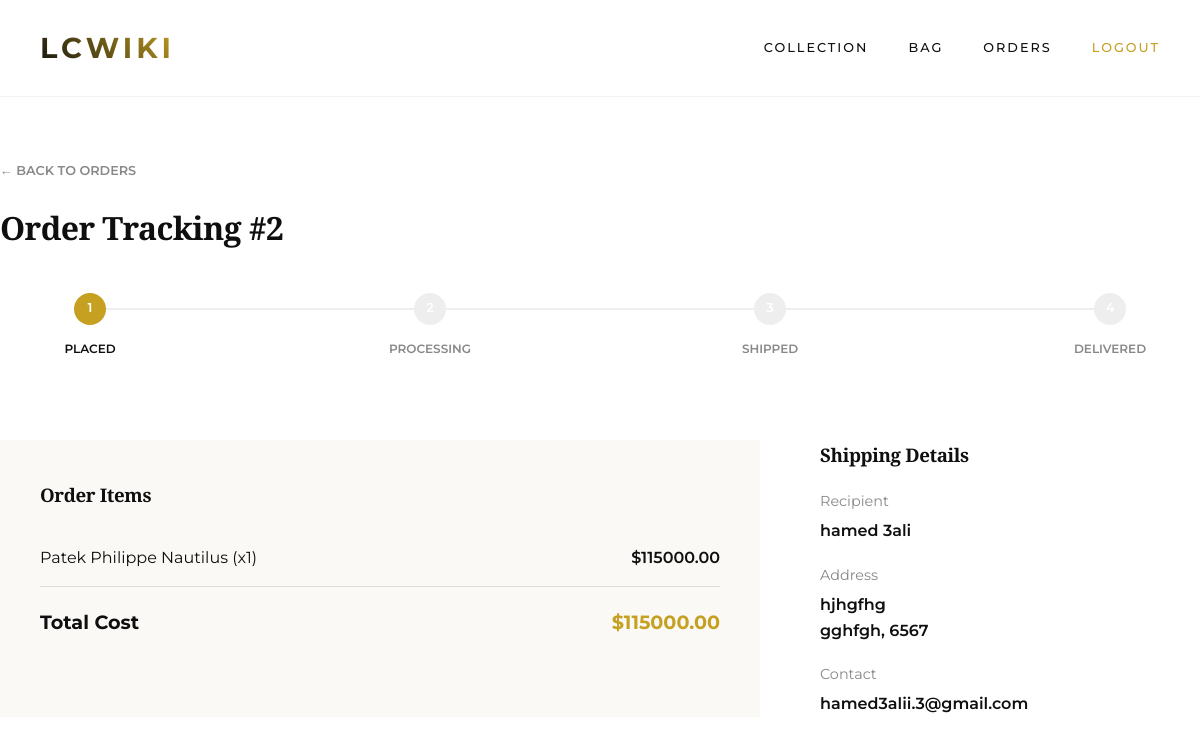
The page /orders/2/ (signed in) on the database its author committed.
### shop/models.py (models this page shows, shortened)
class Order(models.Model):
    STATUS_CHOICES = (
        ('pending', 'Order Placed'),
        ('processing', 'Processing'),
        ('shipped', 'Shipped'),
        ('delivered', 'Delivered'),
    )
    user = models.ForeignKey(settings.AUTH_USER_MODEL, on_delete=models.CASCADE)
    first_name = models.CharField(max_length=50)
    last_name = models.CharField(max_length=50)
    email = models.EmailField()
    address = models.CharField(max_length=250)
    postal_code = models.CharField(max_length=20)
    city = models.CharField(max_length=100)
    created = models.DateTimeField(auto_now_add=True)
    updated = models.DateTimeField(auto_now=True)
    paid = models.BooleanField(default=False)
    status = models.CharField(max_length=20, choices=STATUS_CHOICES, default='pending')
    def get_total_cost(self):
        return sum(item.get_cost() for item in self.items.all())

class OrderItem(models.Model):
    order = models.ForeignKey(Order, related_name='items', on_delete=models.CASCADE)
    product = models.ForeignKey(Product, related_name='order_items', on_delete=models.CASCADE)
    price = models.DecimalField(max_digits=10, decimal_places=2)
    quantity = models.PositiveIntegerField(default=1)
    def get_cost(self):
        return self.price * self.quantity

class Product(models.Model):
    category = models.ForeignKey(Category, related_name='products', on_delete=models.CASCADE)
    name = models.CharField(max_length=200)
    slug = models.SlugField(unique=True)
    description = models.TextField()
    price = models.DecimalField(max_digits=10, decimal_places=2)
    image = models.ImageField(upload_to='products/%Y/%m/%d', blank=True, null=True)
    image_url = models.URLField(max_length=1000, blank=True, null=True)
    available = models.BooleanField(default=True)
    created = models.DateTimeField(auto_now_add=True)
    updated = models.DateTimeField(auto_now=True)

### shop/views.py (the view)
# urls.py: path('orders/<int:order_id>/', views.order_detail, name='order_detail'),
@login_required
def order_detail(request, order_id):
    order = get_object_or_404(Order, id=order_id, user=request.user)
    status_map = {
        'pending': 1,
        'processing': 2,
        'shipped': 3,
        'delivered': 4
    }
    current_step = status_map.get(order.status, 1)
    return render(request, 'shop/order_detail.html', {
        'order': order,
        'current_step': current_step
    })

### templates/shop/order_detail.html (shortened to what this page needs)
{% extends "base.html" %}
{% block content %}
<div style="padding: 60px 0;">
    <a href="{% url 'order_list' %}" style="font-size: 0.8rem; text-transform: uppercase; font-weight: 600; color: var(--gray); margin-bottom: 20px; display: inline-block;">&larr; Back to Orders</a>
    <h1 style="margin-bottom: 40px;">Order Tracking #{{ order.id }}</h1>
    <div style="display: flex; justify-content: space-between; position: relative; margin-bottom: 80px; padding: 0 40px;">
        <div style="position: absolute; top: 15px; left: 80px; right: 80px; height: 2px; background-color: #eee; z-index: 1;">
        </div>
        <div style="text-align: center; z-index: 2; width: 100px;">
            <div style="width: 32px; height: 32px; border-radius: 50%; background-color: {% if current_step >= 1 %}var(--gold){% else %}#eee{% endif %}; color: white; display: flex; align-items: center; justify-content: center; margin: 0 auto 10px; font-weight: 600; font-size: 0.8rem;">1</div>
            <span style="font-size: 0.75rem; font-weight: 600; text-transform: uppercase; color: {% if current_step >= 1 %}var(--black){% else %}var(--gray){% endif %};">Placed</span>
        </div>
        <div style="text-align: center; z-index: 2; width: 100px;">
            <div style="width: 32px; height: 32px; border-radius: 50%; background-color: {% if current_step >= 2 %}var(--gold){% else %}#eee{% endif %}; color: white; display: flex; align-items: center; justify-content: center; margin: 0 auto 10px; font-weight: 600; font-size: 0.8rem;">2</div>
            <span style="font-size: 0.75rem; font-weight: 600; text-transform: uppercase; color: {% if current_step >= 2 %}var(--black){% else %}var(--gray){% endif %};">Processing</span>
        </div>
        <div style="text-align: center; z-index: 2; width: 100px;">
            <div style="width: 32px; height: 32px; border-radius: 50%; background-color: {% if current_step >= 3 %}var(--gold){% else %}#eee{% endif %}; color: white; display: flex; align-items: center; justify-content: center; margin: 0 auto 10px; font-weight: 600; font-size: 0.8rem;">3</div>
            <span style="font-size: 0.75rem; font-weight: 600; text-transform: uppercase; color: {% if current_step >= 3 %}var(--black){% else %}var(--gray){% endif %};">Shipped</span>
        </div>
        <div style="text-align: center; z-index: 2; width: 100px;">
            <div style="width: 32px; height: 32px; border-radius: 50%; background-color: {% if current_step >= 4 %}var(--gold){% else %}#eee{% endif %}; color: white; display: flex; align-items: center; justify-content: center; margin: 0 auto 10px; font-weight: 600; font-size: 0.8rem;">4</div>
            <span style="font-size: 0.75rem; font-weight: 600; text-transform: uppercase; color: {% if current_step >= 4 %}var(--black){% else %}var(--gray){% endif %};">Delivered</span>
        </div>
    </div>
    <div style="display: grid; grid-template-columns: 2fr 1fr; gap: 60px;">
        <div style="background-color: var(--cream); padding: 40px;">
            <h3 style="margin-top: 0; margin-bottom: 20px;">Order Items</h3>
            {% for item in order.items.all %}
                <div style="display: flex; justify-content: space-between; padding: 15px 0; border-bottom: 1px solid #ddd;">
                    <span>{{ item.product.name }} (x{{ item.quantity }})</span>
                    <span style="font-weight: 600;">${{ item.get_cost }}</span>
                </div>
            {% endfor %}
            <div style="display: flex; justify-content: space-between; padding-top: 20px;">
                <span style="font-weight: 700; font-size: 1.2rem;">Total Cost</span>
                <span style="font-weight: 700; font-size: 1.2rem; color: var(--gold);">${{ order.get_total_cost }}</span>
            </div>
        </div>
        <div>
            <h3 style="margin-top: 0; margin-bottom: 20px;">Shipping Details</h3>
            <p style="font-size: 0.9rem; color: var(--gray); margin-bottom: 5px;">Recipient</p>
            <p style="font-weight: 600; margin-top: 0;">{{ order.first_name }} {{ order.last_name }}</p>
            <p style="font-size: 0.9rem; color: var(--gray); margin-bottom: 5px; margin-top: 20px;">Address</p>
            <p style="font-weight: 600; margin-top: 0;">{{ order.address }}<br>{{ order.city }}, {{ order.postal_code }}</p>
            <p style="font-size: 0.9rem; color: var(--gray); margin-bottom: 5px; margin-top: 20px;">Contact</p>
            <p style="font-weight: 600; margin-top: 0;">{{ order.email }}</p>
        </div>
    </div>
</div>
{% endblock %}

### templates/base.html (style rules this page uses)
:root { --gold: #C5A021; --gold-light: #D4AF37; --black: #0F0F0F; --white: #FFFFFF; --cream: #FAF9F6; --gray-light: #F4F4F4; --gray: #888888; --transition: all 0.6s cubic-bezier(0.16, 1, 0.3, 1); }
* { margin: 0; padding: 0; box-box: border-box; }
body { font-family: 'Montserrat', sans-serif; background-color: var(--white); color: var(--black); line-height: 1.6; overflow-x: hidden; }
h1, h2, h3, h4, .luxury-font { font-family: 'Playfair Display', serif; letter-spacing: -0.02em; }
a { text-decoration: none; color: inherit; transition: var(--transition); }

### rows shown on the page
Order: id "2", get_total_cost "115000.00", first_name "hamed", last_name "3ali", address "hjhgfhg", city "gghfgh", postal_code "6567", email "hamed3alii.3@gmail.com"
OrderItem: product.name "Patek Philippe Nautilus", quantity "1", get_cost "115000.00"
